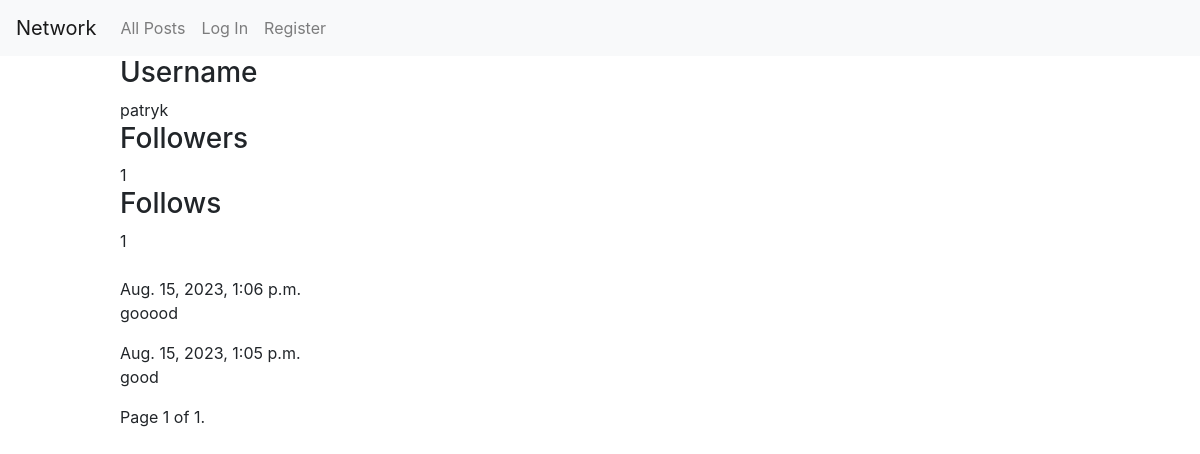
/profile/2, run on an earlier commit of the app's database.
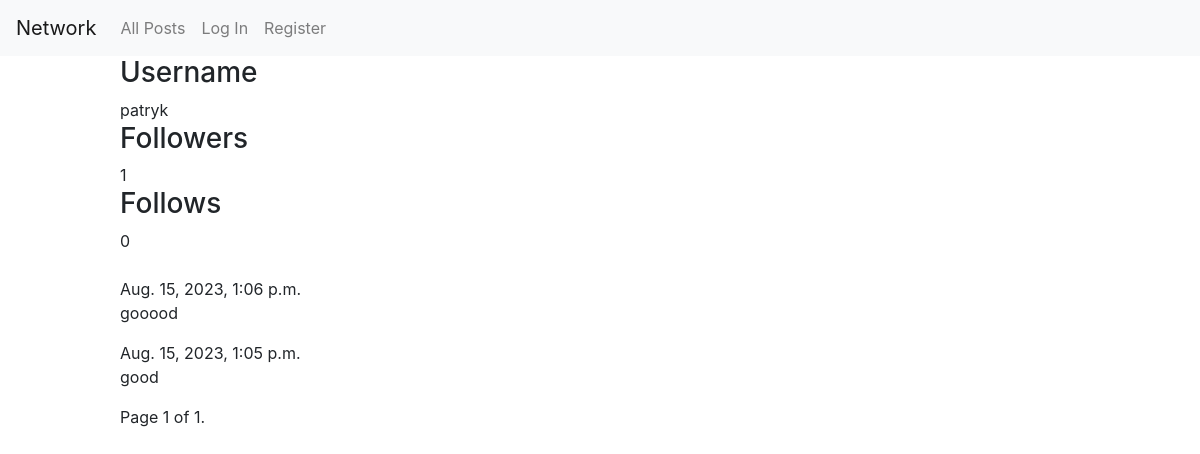
And on a later commit of the database.
### network/models.py (models this page shows)
class User(AbstractUser):
    followers = models.ManyToManyField('self', symmetrical=False, related_name='following', default=0)

### network/views.py (the view, shortened to what this page needs)
# urls.py: path("profile/<int:user_id>", views.profile_view, name="profile_view"),
def profile_view(request, user_id):
    current_user = request.user
    follow = '' # Value fo follow button
    creator = User.objects.get(id=user_id) # Creator of post
    posts_list, page_obj = pagination(request, current_user,Post.objects.filter(user=creator).order_by('-timestamp'))
    return render(request, 'network/profile.html',{
        'creator': creator,
        'creator_id': user_id,
        'follow': follow,
        'posts_list':posts_list,
        'page_obj': page_obj
    })

### network/views.py (called while the page is built)
def pagination(request, current_user,posts_list):
    for post in posts_list:
        post.likes_count = Likes.objects.filter(post=post).count() # assign ammount of likes to post.likes_count variable
        like_btn = "Like"  # Default value of like/not like button
        if current_user.is_authenticated:
            try:
                like = Likes.objects.get(post=post, user=current_user)
                like_btn = "Unlike" # If he likes.. then he can "Unlike" the post
            except Likes.DoesNotExist:
                pass # If he doesn't like then button stays on "Like"
        post.like_btn = like_btn    # assign the value of button like/unlike
    paginator = Paginator(posts_list, 10)
    page_number = request.GET.get('page')
    page_obj = paginator.get_page(page_number)
    return posts_list,page_obj

### network/templates/network/profile.html (shortened to what this page needs)
{% extends "network/layout.html" %}
{% block body %}
    <h3>Username</h3> {{creator.username}}
    <br>
    <h3>Followers</h3> {{creator.followers.all|length}}
    <br>
    <h3>Follows</h3> {{creator.following.all|length}}
    <br>
    <br>
    {% if posts_list %}
    {% for post in page_obj %}
        {{post.timestamp}}
        <br>
        <div data-post-id="{{ post.id }}" id="post_container">
            <p id="post">{{post.post}} </p>
        </div>
    {% endfor %}
    <div class="pagination">
        <span class="step-links">
            <span class="current">
                Page {{ page_obj.number }} of {{ page_obj.paginator.num_pages }}.
            </span>
        </span>
    </div>
    {% endif %}
{% endblock %}

What changed in the data, as far as the page shows it:
changed User "patryk": following.all|length "1" → "0"
